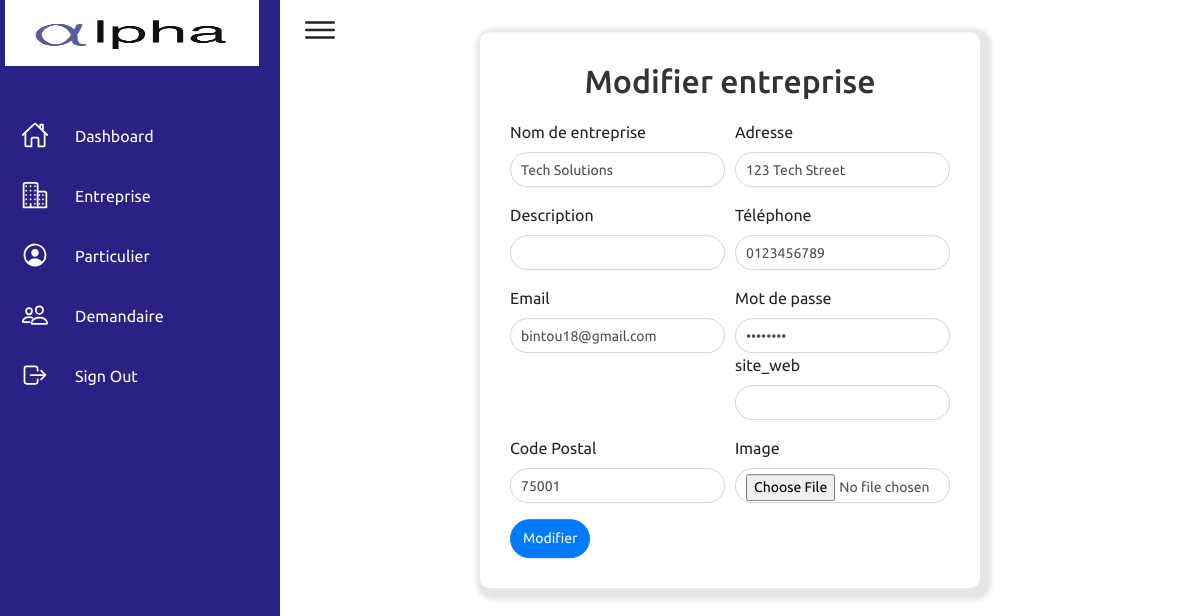
Page /admis_modifie_entreprise.php?id=1 on the committed database.
### tables this page shows
CREATE TABLE IF NOT EXISTS `entreprise` (
  `id` int NOT NULL AUTO_INCREMENT,
  `nom` varchar(255) NOT NULL,
  `adresse` varchar(255) NOT NULL,
  `code_postal` varchar(20) NOT NULL,
  `tel` varchar(20) DEFAULT NULL,
  `email` varchar(255) NOT NULL,
  `password` varchar(255) NOT NULL,
  `logo` varchar(255) DEFAULT NULL,
  PRIMARY KEY (`id`)
);

### admis_modifie_entreprise.php (the view, shortened to what this page needs)
<?php
include("connection.php");
$errors = [];
if (isset($_GET['id'])) {
    $id_entreprise = mysqli_real_escape_string($con, $_GET['id']);
    $select = "SELECT * FROM entreprise WHERE id = $id_entreprise";
    $results = mysqli_query($con, $select);
    if ($results) {
        $result = mysqli_fetch_assoc($results);
    } else {
        $errors[] = "Error retrieving record: " . mysqli_error($con);
    }
} else {
    $errors[] = "ID not provided.";
}
?>
<!DOCTYPE html>
<html lang="en">
<head>
    <link href="https://stackpath.bootstrapcdn.com/bootstrap/4.5.2/css/bootstrap.min.css" rel="stylesheet">
    <link rel="stylesheet" href="admis_modifie_entreprise.css">
</head>
<body>
    <div class="container">
        <div class="navigation">
        <ul>
                <li>
                    <a href="home.php">
                        <img src="logo.jpg" alt="Logo" style="width: 254px;height: 66px;">
                    </a>
                </li>
                <li>
                    <a href="admis_home.php">
                        <span class="icon">
                            <ion-icon name="home-outline"></ion-icon>
                        </span>
                        <span class="title">Dashboard</span>
                    </a>
                </li>
                <li>
                    <a href="admis_entreprise.php">
                        <span class="icon">
                        <ion-icon name="business-outline"></ion-icon>
                        </span>
                        <span class="title">Entreprise</span>
                    </a>
                </li>
                <li>
                    <a href="admis_particulier.php">
                        <span class="icon">
                        <ion-icon name="person-circle-outline"></ion-icon>                        </span>
                        <span class="title">Particulier</span>
                    </a>
                </li>
                <li>
                    <a href="admis_demandeur.php">
                        <span class="icon">
                            <ion-icon name="people-outline"></ion-icon>
                        </span>
                        <span class="title">Demandaire</span>
                    </a>
                </li>
                <li>
                    <a href="login.php">
                        <span class="icon">
                            <ion-icon name="log-out-outline"></ion-icon>
                        </span>
                        <span class="title">Sign Out</span>
                    </a>
                </li>
            </ul>
        </div>
        <div class="main">
            <div class="topbar">
                <div class="toggle"><ion-icon name="menu-outline"></ion-icon></div>
            </div>
            <div class="form-containere">
                <div class="form-header">
                    <h2>Modifier entreprise</h2>
                </div>
                <form method="post" enctype="multipart/form-data">
                    <div class="form-row">
                        <div class="form-group col-md-6">
                            <label for="companyName">Nom de entreprise</label>
                            <input type="text" class="form-control" id="companyName" name="Name" value="<?php echo htmlspecialchars($result["nom"]); ?>" required>
                        </div>
                        <div class="form-group col-md-6">
                            <label for="prenom">Adresse</label>
                            <input type="text" class="form-control" id="adresse" name="adresse" value="<?php echo htmlspecialchars($result["adresse"]); ?>" required>
                        </div>
                    </div>
                    <div class="form-row">
                        <div class="form-group col-md-6">
                            <label for="domaine">Description</label>
                            <input type="text" class="form-control" id="description" name="description" value="<?php echo htmlspecialchars($result["description"]); ?>" required>
                        </div>
                        <div class="form-group col-md-6">
                            <label for="tel">Téléphone</label>
                            <input type="number" class="form-control" id="tel" name="tel" value="<?php echo htmlspecialchars($result["tel"]); ?>" required>
                        </div>
                    </div>
                    <div class="form-row">
                        <div class="form-group col-md-6">
                            <label for="email">Email</label>
                            <input type="email" class="form-control" id="email" name="email" value="<?php echo htmlspecialchars($result["email"]); ?>" required>
                        </div>
                        <div class="form-group col-md-6">
                            <label for="password">Mot de passe</label>
                            <input type="password" class="form-control" id="password" name="password" value="<?php echo htmlspecialchars($result["password"]); ?>" required>
                            <label for="password">site_web</label>
                            <input type="url" class="form-control" id="password" name="site_web" value="<?php echo htmlspecialchars($result["site_web"]); ?>" required>
                        </div>
                        <div class="form-group col-md-6">
                            <label for="code_postal">Code Postal</label>
                            <input type="number" class="form-control" id="code_postal" name="code_postal" value="<?php echo htmlspecialchars($result["code_postal"]); ?>" required>
                        </div>
                        <div class="form-group col-md-6">
                            <label for="image">Image</label>
                            <input type="file" class="form-control" id="image" name="image" accept=".jpg, .jpeg, .png">
                        </div>
                    </div>
                    <input type="submit" class="btn btn-primary" name="modifier" value="Modifier">
                </form>
            </div>
        </div>
    </div>
</body>
</html>

### admis_modifie_entreprise.css (style rules this page uses)
* { font-family: "Ubuntu", sans-serif; margin: 0; padding: 0; box-sizing: border-box; }
:root { --blue: #2a2185; --white: #fff; --gray: #f5f5f5; --black1: #222; --black2: #999; }
body { min-height: 100vh; overflow-x: hidden; }
.container { position: relative; margin-left: -20px; width: 100%; }
.navigation { position: fixed; width: 300px; height: 100%; background: var(--blue); border-left: 10px solid var(--blue); transition: 0.5s; overflow: hidden; }
.navigation ul { position: absolute; top: 0; left: 0; width: 100%; }
.navigation ul li { position: relative; width: 100%; list-style: none; border-top-left-radius: 30px; border-bottom-left-radius: 30px; }
.navigation ul li:nth-child(1) { margin-bottom: 40px; pointer-events: none; }
.navigation ul li a { position: relative; display: block; width: 100%; display: flex; text-decoration: none; color: var(--white); }
.navigation ul li a .icon { position: relative; display: block; min-width: 60px; height: 60px; line-height: 75px; text-align: center; }
.navigation ul li a .icon ion-icon { font-size: 1.75rem; }
.navigation ul li a .title { position: relative; display: block; padding: 0 10px; height: 60px; line-height: 60px; text-align: start; white-space: nowrap; }
.main { position: absolute; width: calc(100% - 300px); left: 300px; min-height: 100vh; background: var(--white); transition: 0.5s; }
.topbar { width: 100%; height: 60px; display: flex; justify-content: space-between; align-items: center; padding: 0 10px; }
.toggle { position: relative; width: 60px; height: 60px; display: flex; justify-content: center; align-items: center; font-size: 2.5rem; cursor: pointer; }
.form-containere { background-color: #fff; padding: 30px; border-radius: 10px; box-shadow: 4px 4px 4px 8px rgba(0, 0, 0, 0.1); width: 500px; transform: translate(40%,-5%); }
.form-containere .form-header { text-align: center; margin-bottom: 20px; }
.form-containere .form-header h2 { color: #333; }
.form-control { border-radius: 20px; padding: 5px 10px; font-size: 14px; }
.btn-primary { border-radius: 20px; padding: 8px 12px; font-size: 14px; }

### rows in the picture
entreprise: Name "Tech Solutions", adresse "123 Tech Street", tel "0123456789", email "bintou18@gmail.com", code_postal "75001"
